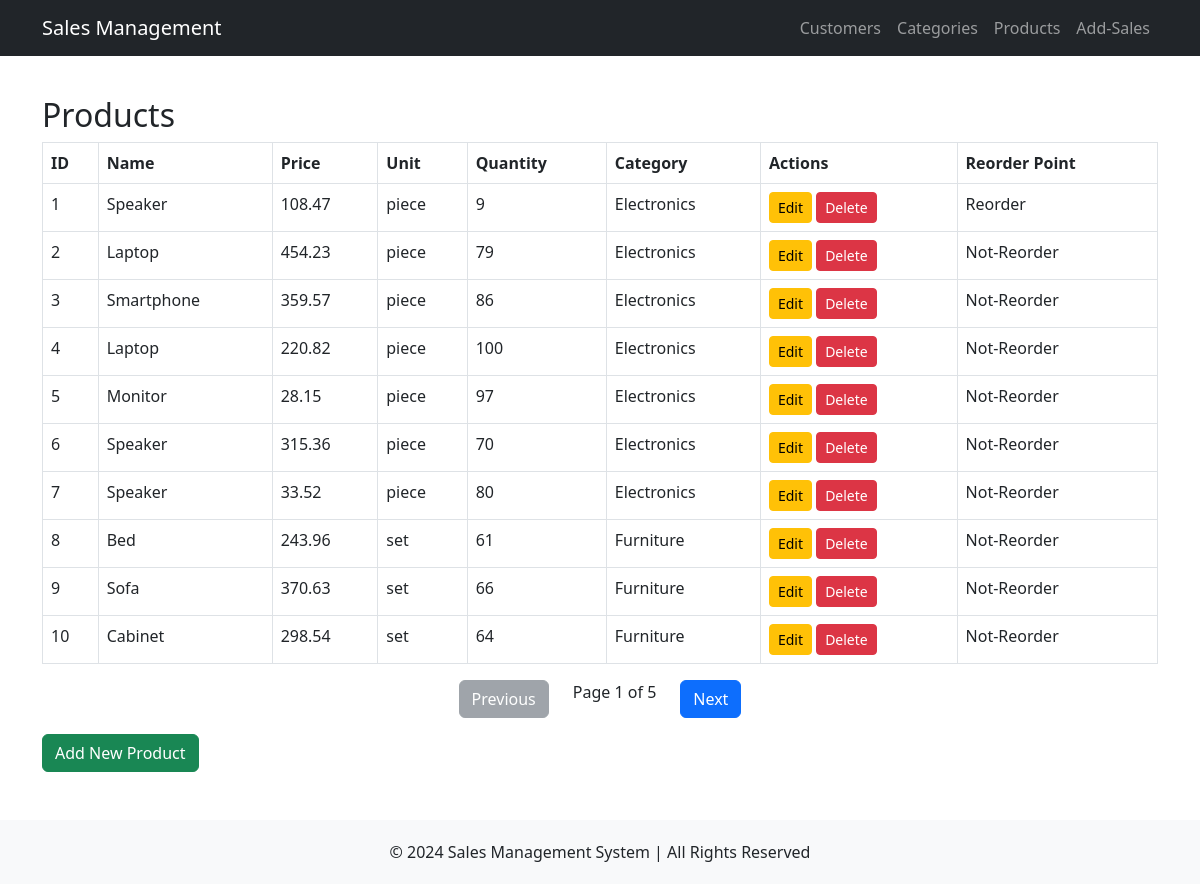
/products, run on an earlier commit of the app's database.
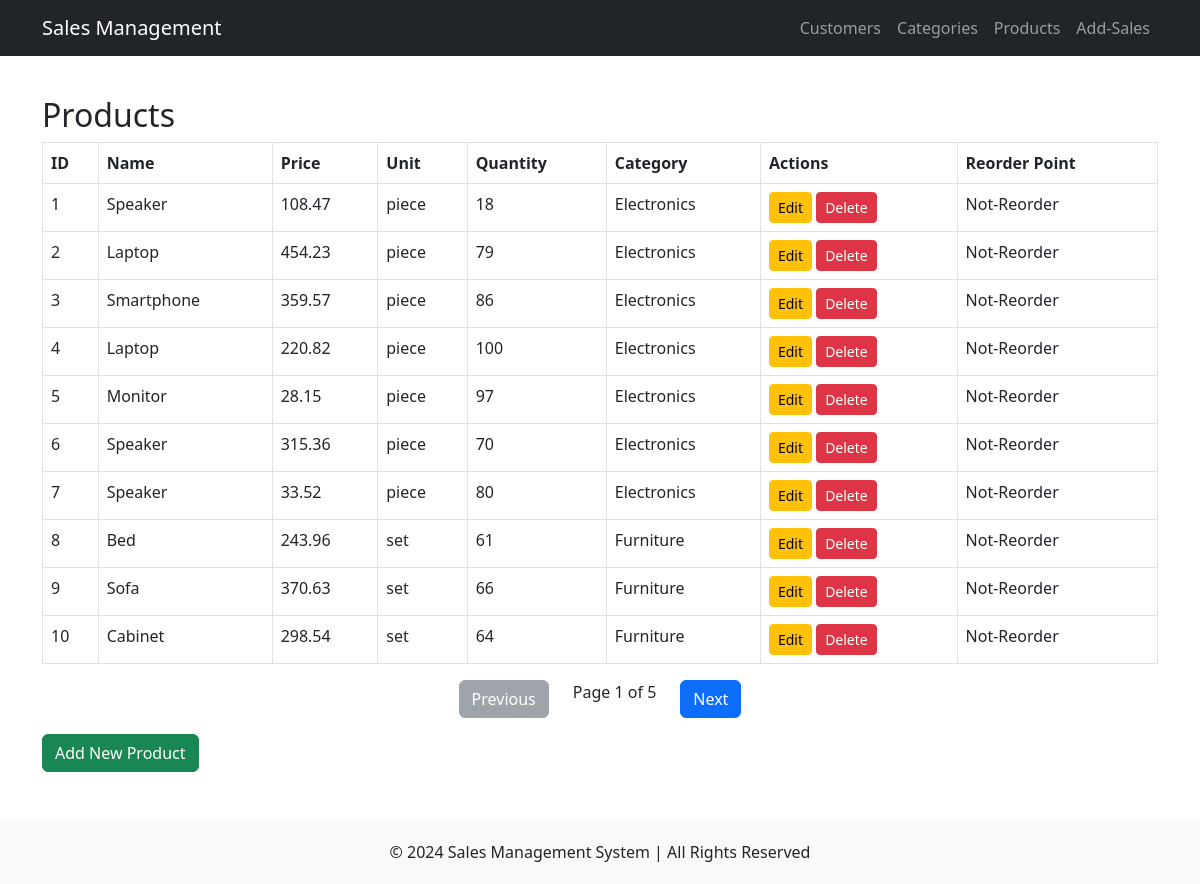
And on a later commit of the database.
### tables this page shows
CREATE TABLE Products (
    pro_id INTEGER PRIMARY KEY AUTOINCREMENT,
    name TEXT NOT NULL,
    price REAL NOT NULL CHECK(price >= 0),
    unit TEXT NOT NULL,
    qty INTEGER NOT NULL CHECK(qty >= 0),
    category_id INTEGER NOT NULL,
    reorder_point TEXT CHECK(reorder_point IN ('Reorder', 'Not-Reorder')) DEFAULT 'Not-Reorder',
    FOREIGN KEY (category_id) REFERENCES Product_categories(proc_id) ON DELETE CASCADE
);

CREATE TABLE Product_categories (
    proc_id INTEGER PRIMARY KEY AUTOINCREMENT,
    name TEXT NOT NULL UNIQUE
);

### routes/products.py (the view)
@product_bp.route('/products')
def products():
    try:
        conn = get_db_connection()
        per_page = 10
        page = request.args.get('page', 1, type=int)
        offset = (page - 1) * per_page
        products = conn.execute('''SELECT Products.pro_id, Products.name, Products.price, Products.unit, Products.qty, Products.reorder_point, Product_categories.name AS category
        FROM Products JOIN Product_categories ON Products.category_id = Product_categories.proc_id LIMIT ? OFFSET ?''', (per_page, offset)).fetchall()
        total_products = conn.execute('SELECT COUNT(*) FROM Products').fetchone()[0]
        total_pages = (total_products + per_page - 1) // per_page
        conn.close()
        has_prev = page > 1
        has_next = page < total_pages
        return render_template('products.html',
                               products=products,
                               page=page,
                               total_pages=total_pages,
                               has_prev=has_prev,
                               has_next=has_next)
    except Exception as e:
        flash(f"Error: {str(e)}", 'danger')
        return render_template('products.html', products=[])

### routes/products.py (called while the page is built)
def get_db_connection():
    conn = sqlite3.connect(DATABASE)
    conn.row_factory = sqlite3.Row
    return conn

### templates/products.html
{% extends 'base.html' %}
{% block content %}
    <h2>Products</h2>
    <table class="table table-bordered">
        <thead>
            <tr>
                <th>ID</th>
                <th>Name</th>
                <th>Price</th>
                <th>Unit</th>
                <th>Quantity</th>
                <th>Category</th>
                <th>Actions</th>
                <th>Reorder Point</th>
            </tr>
        </thead>
        <tbody>
            {% for product in products %}
            <tr>
                <td>{{ product['pro_id'] }}</td>
                <td>{{ product['name'] }}</td>
                <td>{{ product['price'] }}</td>
                <td>{{ product['unit'] }}</td>
                <td>{{ product['qty'] }}</td>
                <td>{{ product['category'] }}</td>
                <td>
                    <a href="/edit_product/{{ product['pro_id'] }}" class="btn btn-warning btn-sm">Edit</a>
                    <a href="/delete_product/{{ product['pro_id'] }}" class="btn btn-danger btn-sm">Delete</a>
                </td>
                <td>{{ product['reorder_point'] }}</td>
            </tr>
            {% endfor %}
        </tbody>
    </table>
    <div class="pagination d-flex justify-content-center">
        {% if has_prev %}
        <a href="{{ url_for('product_bp.products', page=page-1) }}" class="btn btn-primary mx-4">Previous</a>
        {% else %}
        <button class="btn btn-secondary mx-4" disabled>Previous</button>
        {% endif %}
        <span>Page {{ page }} of {{ total_pages }}</span>
        {% if has_next %}
        <a href="{{ url_for('product_bp.products', page=page+1) }}" class="btn btn-primary mx-4">Next</a>
        {% else %}
        <button class="btn btn-secondary mx-4" disabled>Next</button>
        {% endif %}
    </div>
    <a href="{{ url_for('product_bp.add_product') }}" class="btn btn-success mt-3">Add New Product</a>
{% endblock %}

What changed in the data, as far as the page shows it:
changed Products id 1: qty "9" → "18"; reorder_point "Reorder" → "Not-Reorder"
